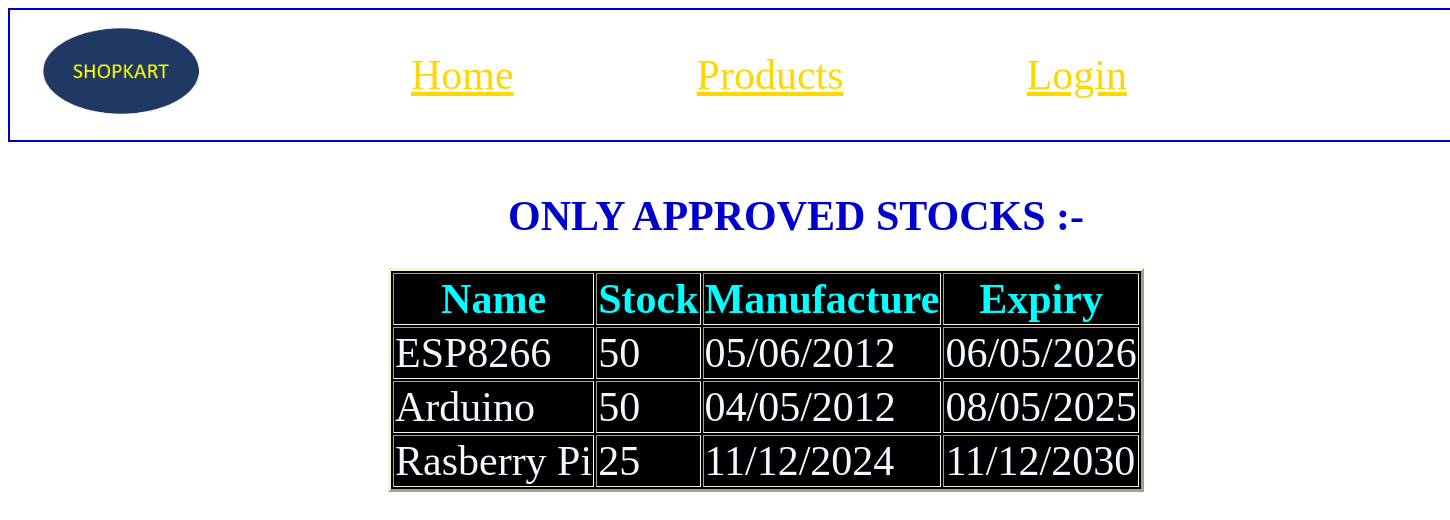
The app's page /only_aprp with its own data.
### store/models.py (models this page shows)
class product(models.Model):
    name=models.CharField(max_length=50)
    stock=models.CharField(max_length=50)
    manufacture=models.CharField(max_length=50)
    expiry=models.CharField(max_length=50)
    approval=models.CharField(max_length=50)
    class Meta:
        db_table='product'

### store/views.py (the view)
# urls.py: path('only_aprp',views.only_arpp),
def only_arpp(request):
    u=product.objects.filter(approval='Yes')
    return render(request,'only_aprp.html',{'a':u})

### store/templates/only_aprp.html (shortened to what this page needs)
{% load static %}
<!DOCTYPE html>
<html lang="en">
<head>
    <link rel="stylesheet" href="{%static 'style.css' %}">
</head>
<header class="headerstyle">
    <table>
        <tr>
            <td>
                <img src="{% static 'SHOPKART_LOGO.png' %}" class="imgsize">
            </td>
            <td class="homestyle">
                <a href="home" class="navbartextcolor">Home</a>
            </td>
            <td class="productstyle">
                <a href="dap" class="navbartextcolor">Products</a>
            </td>
            <td class="loginstyle">
                <a href="login" class="navbartextcolor">Login</a>
            </td>
        </tr>
    </table>
</header>
<body>
    <h1>ONLY APPROVED STOCKS :-</h1>
    <table border="6" class="tstyle">
        <thead>
            <tr>
                <th>Name</th>
                <th>Stock</th>
                <th>Manufacture</th>
                <th>Expiry</th>
            </tr>
        </thead>
        <tbody>
            {% for i in a %}
             <tr>
                <td>{{i.name}}</td>
                <td>{{i.stock}}</td>
                <td>{{i.manufacture}}</td>
                <td>{{i.expiry}}</td>
            </tr>
            {% endfor %}
        </tbody>
    </table>
</body>
</html>

### store/static/style.css (style rules this page uses)
.headerstyle { background-color: white; border: 2px solid mediumblue; float: left; padding-right: 100%; }
.homestyle { padding-left: 180px; font-size: 42px; }
.productstyle { font-size: 42px; padding-left: 180px; }
.navbartextcolor { color: gold; }
.imgsize { height:120px; }
.loginstyle { font-size: 42px; padding-left: 180px; }

### store/templates/only_aprp.html (style rules this page uses)
.tstyle { margin-left: 380px; font-size: 42px; color:mediumblue; border-color: mediumblue; border-width: 3px; background-color: black; border-color: beige; }
h1 { color:mediumblue; font-size:42px; margin-left: 500px; }
.headerstyle { background-color: white; float: left; padding-right: 26%; margin-bottom: 50px; margin-top: -20px; }
thead { color: cyan; }
tbody { color:aliceblue }

### records on screen
product: name "ESP8266", stock "50", manufacture "05/06/2012", expiry "06/05/2026"
product: name "Arduino", stock "50", manufacture "04/05/2012", expiry "08/05/2025"
product: name "Rasberry Pi", stock "25", manufacture "11/12/2024", expiry "11/12/2030"
